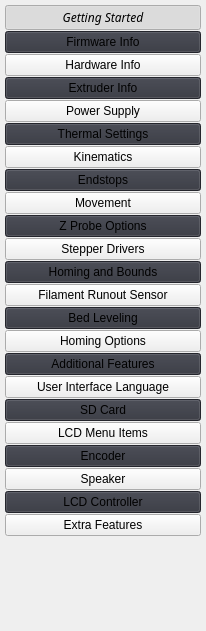
       <widget class="QWidget" name="scrollAreaWidgetContents_2">
        <property name="geometry">
         <rect>
          <x>0</x>
          <y>0</y>
          <width>206</width>
          <height>631</height>
         </rect>
        </property>
        <property name="layoutDirection">
         <enum>Qt::LeftToRight</enum>
        </property>
        <property name="styleSheet">
         <string notr="true"/>
        </property>
        <layout class="QVBoxLayout" name="verticalLayout">
         <property name="spacing">
          <number>1</number>
         </property>
         <property name="leftMargin">
          <number>5</number>
         </property>
         <property name="topMargin">
          <number>5</number>
         </property>
         <property name="rightMargin">
          <number>5</number>
         </property>
         <property name="bottomMargin">
          <number>5</number>
         </property>
         <item>
          <widget class="QPushButton" name="uWelcomeTabButton">
           <property name="font">
            <font>
             <family>Source Sans Pro</family>
             <italic>true</italic>
            </font>
           </property>
           <property name="styleSheet">
            <string notr="true"/>
           </property>
           <property name="text">
            <string>Getting Started</string>
           </property>
           <property name="icon">
            <iconset resource="../resources/resources.qrc">
             <normaloff>:/tips_and_updates_FILL0_wght100_GRAD0_opsz20.svg</normaloff>:/tips_and_updates_FILL0_wght100_GRAD0_opsz20.svg</iconset>
           </property>
           <property name="iconSize">
            <size>
             <width>20</width>
             <height>20</height>
            </size>
           </property>
           <property name="checkable">
            <bool>true</bool>
           </property>
           <property name="checked">
            <bool>true</bool>
           </property>
           <attribute name="buttonGroup">
            <string notr="true">buttonGroup</string>
           </attribute>
          </widget>
         </item>
         <item>
          <widget class="QPushButton" name="uFirmwareTabButton">
           <property name="styleSheet">
            <string notr="true">QPushButton:!checked:!hover {
	background: rgb(50, 52, 61);
}</string>
           </property>
           <property name="text">
            <string>Firmware Info</string>
           </property>
           <property name="icon">
            <iconset resource="../resources/resources.qrc">
             <normaloff>:/wysiwyg_FILL0_wght100_GRAD0_opsz20.svg</normaloff>:/wysiwyg_FILL0_wght100_GRAD0_opsz20.svg</iconset>
           </property>
           <property name="iconSize">
            <size>
             <width>20</width>
             <height>20</height>
            </size>
           </property>
           <property name="checkable">
            <bool>true</bool>
           </property>
           <property name="checked">
            <bool>false</bool>
           </property>
           <attribute name="buttonGroup">
            <string notr="true">buttonGroup</string>
           </attribute>
          </widget>
         </item>
         <item>
          <widget class="QPushButton" name="uHardwareTabButton">
           <property name="text">
            <string>Hardware Info</string>
           </property>
           <property name="icon">
            <iconset resource="../resources/resources.qrc">
             <normaloff>:/developer_board_FILL0_wght100_GRAD0_opsz20.svg</normaloff>:/developer_board_FILL0_wght100_GRAD0_opsz20.svg</iconset>
           </property>
           <property name="iconSize">
            <size>
             <width>20</width>
             <height>20</height>
            </size>
           </property>
           <property name="checkable">
            <bool>true</bool>
           </property>
           <attribute name="buttonGroup">
            <string notr="true">buttonGroup</string>
           </attribute>
          </widget>
         </item>
         <item>
          <widget class="QPushButton" name="uExtruderTabButton">
           <property name="styleSheet">
            <string notr="true">QPushButton:!checked:!hover {
	background: rgb(50, 52, 61);
}</string>
           </property>
           <property name="text">
            <string>Extruder Info</string>
           </property>
           <property name="icon">
            <iconset resource="../resources/resources.qrc">
             <normaloff>:/tools_phillips_FILL0_wght100_GRAD0_opsz20.svg</normaloff>:/tools_phillips_FILL0_wght100_GRAD0_opsz20.svg</iconset>
           </property>
           <property name="iconSize">
            <size>
             <width>20</width>
             <height>20</height>
            </size>
           </property>
           <property name="checkable">
            <bool>true</bool>
           </property>
           <attribute name="buttonGroup">
            <string notr="true">buttonGroup</string>
           </attribute>
          </widget>
         </item>
         <item>
          <widget class="QPushButton" name="uPowerSupplyButton">
           <property name="text">
            <string>Power Supply</string>
           </property>
           <property name="icon">
            <iconset resource="../resources/resources.qrc">
             <normaloff>:/electrical_services_FILL0_wght100_GRAD0_opsz20.svg</normaloff>:/electrical_services_FILL0_wght100_GRAD0_opsz20.svg</iconset>
           </property>
           <property name="iconSize">
            <size>
             <width>20</width>
             <height>20</height>
            </size>
           </property>
           <property name="checkable">
            <bool>true</bool>
           </property>
           <attribute name="buttonGroup">
            <string notr="true">buttonGroup</string>
           </attribute>
          </widget>
         </item>
         <item>
          <widget class="QPushButton" name="uThermalSettingsButton">
           <property name="styleSheet">
            <string notr="true">QPushButton:!checked:!hover {
	background: rgb(50, 52, 61);
}</string>
           </property>
           <property name="text">
            <string>Thermal Settings</string>
           </property>
           <property name="icon">
            <iconset resource="../resources/resources.qrc">
             <normaloff>:/thermostat_FILL0_wght100_GRAD0_opsz20.svg</normaloff>:/thermostat_FILL0_wght100_GRAD0_opsz20.svg</iconset>
           </property>
           <property name="iconSize">
            <size>
             <width>20</width>
             <height>20</height>
            </size>
           </property>
           <property name="checkable">
            <bool>true</bool>
           </property>
           <attribute name="buttonGroup">
            <string notr="true">buttonGroup</string>
           </attribute>
          </widget>
         </item>
         <item>
          <widget class="QPushButton" name="pushButton_3">
           <property name="text">
            <string>Kinematics</string>
           </property>
           <property name="icon">
            <iconset resource="../resources/resources.qrc">
             <normaloff>:/precision_manufacturing_FILL0_wght100_GRAD0_opsz20.svg</normaloff>:/precision_manufacturing_FILL0_wght100_GRAD0_opsz20.svg</iconset>
           </property>
           <property name="iconSize">
            <size>
             <width>20</width>
             <height>20</height>
            </size>
           </property>
           <property name="checkable">
            <bool>true</bool>
           </property>
          </widget>
         </item>
         <item>
          <widget class="QPushButton" name="pushButton_4">
           <property name="styleSheet">
            <string notr="true">QPushButton:!checked:!hover {
	background: rgb(50, 52, 61);
}</string>
           </property>
           <property name="text">
            <string>Endstops</string>
           </property>
           <property name="icon">
            <iconset resource="../resources/resources.qrc">
             <normaloff>:/multiple_stop_FILL0_wght100_GRAD0_opsz20.svg</normaloff>:/multiple_stop_FILL0_wght100_GRAD0_opsz20.svg</iconset>
           </property>
           <property name="iconSize">
            <size>
             <width>20</width>
             <height>20</height>
            </size>
           </property>
           <property name="checkable">
            <bool>true</bool>
           </property>
          </widget>
         </item>
         <item>
          <widget class="QPushButton" name="pushButton_5">
           <property name="text">
            <string>Movement</string>
           </property>
           <property name="icon">
            <iconset resource="../resources/resources.qrc">
             <normaloff>:/open_with_FILL0_wght100_GRAD0_opsz20.svg</normaloff>:/open_with_FILL0_wght100_GRAD0_opsz20.svg</iconset>
           </property>
           <property name="iconSize">
            <size>
             <width>20</width>
             <height>20</height>
            </size>
           </property>
           <property name="checkable">
            <bool>true</bool>
           </property>
          </widget>
         </item>
         <item>
          <widget class="QPushButton" name="pushButton_6">
           <property name="styleSheet">
            <string notr="true">QPushButton:!checked:!hover {
	background: rgb(50, 52, 61);
}</string>
           </property>
           <property name="text">
            <string>Z Probe Options</string>
           </property>
           <property name="icon">
            <iconset resource="../resources/resources.qrc">
             <normaloff>:/height_FILL0_wght100_GRAD0_opsz20.svg</normaloff>:/height_FILL0_wght100_GRAD0_opsz20.svg</iconset>
           </property>
           <property name="iconSize">
            <size>
             <width>20</width>
             <height>20</height>
            </size>
           </property>
           <property name="checkable">
            <bool>true</bool>
           </property>
          </widget>
         </item>
         <item>
          <widget class="QPushButton" name="pushButton_7">
           <property name="text">
            <string>Stepper Drivers</string>
           </property>
           <property name="icon">
            <iconset resource="../resources/resources.qrc">
             <normaloff>:/memory_FILL0_wght100_GRAD0_opsz20.svg</normaloff>:/memory_FILL0_wght100_GRAD0_opsz20.svg</iconset>
           </property>
           <property name="iconSize">
            <size>
             <width>20</width>
             <height>20</height>
            </size>
           </property>
           <property name="checkable">
            <bool>true</bool>
           </property>
          </widget>
         </item>
         <item>
          <widget class="QPushButton" name="pushButton_8">
           <property name="styleSheet">
            <string notr="true">QPushButton:!checked:!hover {
	background: rgb(50, 52, 61);
}</string>
           </property>
           <property name="text">
            <string>Homing and Bounds</string>
           </property>
           <property name="icon">
            <iconset resource="../resources/resources.qrc">
             <normaloff>:/home_FILL0_wght100_GRAD0_opsz20.svg</normaloff>:/home_FILL0_wght100_GRAD0_opsz20.svg</iconset>
           </property>
           <property name="iconSize">
            <size>
             <width>20</width>
             <height>20</height>
            </size>
           </property>
           <property name="checkable">
            <bool>true</bool>
           </property>
          </widget>
         </item>
         <item>
          <widget class="QPushButton" name="pushButton_10">
           <property name="text">
            <string>Filament Runout Sensor</string>
           </property>
           <property name="icon">
            <iconset resource="../resources/resources.qrc">
             <normaloff>:/sensors_FILL0_wght100_GRAD0_opsz20.svg</normaloff>:/sensors_FILL0_wght100_GRAD0_opsz20.svg</iconset>
           </property>
           <property name="iconSize">
            <size>
             <width>20</width>
             <height>20</height>
            </size>
           </property>
           <property name="checkable">
            <bool>true</bool>
           </property>
          </widget>
         </item>
         <item>
          <widget class="QPushButton" name="pushButton_11">
           <property name="styleSheet">
            <string notr="true">QPushButton:!checked:!hover {
	background: rgb(50, 52, 61);
}</string>
           </property>
           <property name="text">
            <string>Bed Leveling</string>
           </property>
           <property name="icon">
            <iconset resource="../resources/resources.qrc">
             <normaloff>:/tools_level_FILL0_wght100_GRAD0_opsz20.svg</normaloff>:/tools_level_FILL0_wght100_GRAD0_opsz20.svg</iconset>
           </property>
           <property name="iconSize">
            <size>
             <width>20</width>
             <height>20</height>
            </size>
           </property>
           <property name="checkable">
            <bool>true</bool>
           </property>
          </widget>
         </item>
         <item>
          <widget class="QPushButton" name="pushButton_12">
           <property name="text">
            <string>Homing Options</string>
           </property>
           <property name="icon">
            <iconset resource="../resources/resources.qrc">
             <normaloff>:/home_FILL0_wght100_GRAD0_opsz20.svg</normaloff>:/home_FILL0_wght100_GRAD0_opsz20.svg</iconset>
           </property>
           <property name="iconSize">
            <size>
             <width>20</width>
             <height>20</height>
            </size>
           </property>
           <property name="checkable">
            <bool>true</bool>
           </property>
          </widget>
         </item>
         <item>
          <widget class="QPushButton" name="pushButton_9">
           <property name="styleSheet">
            <string notr="true">QPushButton:!checked:!hover {
	background: rgb(50, 52, 61);
}</string>
           </property>
           <property name="text">
            <string>Additional Features</string>
           </property>
           <property name="icon">
            <iconset resource="../resources/resources.qrc">
             <normaloff>:/discover_tune_FILL0_wght100_GRAD0_opsz20.svg</normaloff>:/discover_tune_FILL0_wght100_GRAD0_opsz20.svg</iconset>
           </property>
           <property name="iconSize">
            <size>
             <width>20</width>
             <height>20</height>
            </size>
           </property>
           <property name="checkable">
            <bool>true</bool>
           </property>
          </widget>
         </item>
         <item>
          <widget class="QPushButton" name="pushButton_13">
           <property name="text">
            <string>User Interface Language</string>
           </property>
           <property name="icon">
            <iconset resource="../resources/resources.qrc">
             <normaloff>:/translate_FILL0_wght100_GRAD0_opsz20.svg</normaloff>:/translate_FILL0_wght100_GRAD0_opsz20.svg</iconset>
           </property>
           <property name="iconSize">
            <size>
             <width>20</width>
             <height>20</height>
            </size>
           </property>
           <property name="checkable">
            <bool>true</bool>
           </property>
          </widget>
         </item>
         <item>
          <widget class="QPushButton" name="pushButton_14">
           <property name="styleSheet">
            <string notr="true">QPushButton:!checked:!hover {
	background: rgb(50, 52, 61);
}</string>
           </property>
           <property name="text">
            <string>SD Card</string>
           </property>
           <property name="icon">
            <iconset resource="../resources/resources.qrc">
             <normaloff>:/sd_card_FILL0_wght100_GRAD0_opsz20.svg</normaloff>:/sd_card_FILL0_wght100_GRAD0_opsz20.svg</iconset>
           </property>
           <property name="iconSize">
            <size>
             <width>20</width>
             <height>20</height>
            </size>
           </property>
           <property name="checkable">
            <bool>true</bool>
           </property>
          </widget>
         </item>
         <item>
          <widget class="QPushButton" name="pushButton_15">
           <property name="text">
            <string>LCD Menu Items</string>
           </property>
           <property name="icon">
            <iconset resource="../resources/resources.qrc">
             <normaloff>:/screencast_FILL0_wght100_GRAD0_opsz20.svg</normaloff>:/screencast_FILL0_wght100_GRAD0_opsz20.svg</iconset>
           </property>
           <property name="iconSize">
            <size>
             <width>20</width>
             <height>20</height>
            </size>
           </property>
           <property name="checkable">
            <bool>true</bool>
           </property>
          </widget>
         </item>
         <item>
          <widget class="QPushButton" name="pushButton_16">
           <property name="styleSheet">
            <string notr="true">QPushButton:!checked:!hover {
	background: rgb(50, 52, 61);
}</string>
           </property>
           <property name="text">
            <string>Encoder</string>
           </property>
           <property name="icon">
            <iconset resource="../resources/resources.qrc">
             <normaloff>:/settings_FILL0_wght100_GRAD0_opsz20.svg</normaloff>:/settings_FILL0_wght100_GRAD0_opsz20.svg</iconset>
           </property>
           <property name="iconSize">
            <size>
             <width>20</width>
             <height>20</height>
            </size>
           </property>
           <property name="checkable">
            <bool>true</bool>
           </property>
          </widget>
         </item>
         <item>
          <widget class="QPushButton" name="pushButton_17">
           <property name="text">
            <string>Speaker</string>
           </property>
           <property name="icon">
            <iconset resource="../resources/resources.qrc">
             <normaloff>:/speaker_FILL0_wght100_GRAD0_opsz20.svg</normaloff>:/speaker_FILL0_wght100_GRAD0_opsz20.svg</iconset>
           </property>
           <property name="iconSize">
            <size>
             <width>20</width>
             <height>20</height>
            </size>
           </property>
           <property name="checkable">
            <bool>true</bool>
           </property>
          </widget>
         </item>
         <item>
          <widget class="QPushButton" name="pushButton_18">
           <property name="styleSheet">
            <string notr="true">QPushButton:!checked:!hover {
	background: rgb(50, 52, 61);
}</string>
           </property>
           <property name="text">
            <string>LCD Controller</string>
           </property>
           <property name="icon">
            <iconset resource="../resources/resources.qrc">
             <normaloff>:/screencast_FILL0_wght100_GRAD0_opsz20.svg</normaloff>:/screencast_FILL0_wght100_GRAD0_opsz20.svg</iconset>
           </property>
           <property name="iconSize">
            <size>
             <width>20</width>
             <height>20</height>
            </size>
           </property>
           <property name="checkable">
            <bool>true</bool>
           </property>
          </widget>
         </item>
         <item>
          <widget class="QPushButton" name="pushButton_19">
           <property name="text">
            <string>Extra Features</string>
           </property>
           <property name="icon">
            <iconset resource="../resources/resources.qrc">
             <normaloff>:/discover_tune_FILL0_wght100_GRAD0_opsz20.svg</normaloff>:/discover_tune_FILL0_wght100_GRAD0_opsz20.svg</iconset>
           </property>
           <property name="iconSize">
            <size>
             <width>20</width>
             <height>20</height>
            </size>
           </property>
           <property name="checkable">
            <bool>true</bool>
           </property>
          </widget>
         </item>
         <item>
          <spacer name="verticalSpacer">
           <property name="orientation">
            <enum>Qt::Vertical</enum>
           </property>
           <property name="sizeHint" stdset="0">
            <size>
             <width>20</width>
             <height>40</height>
            </size>
           </property>
          </spacer>
         </item>
        </layout>
       </widget>
